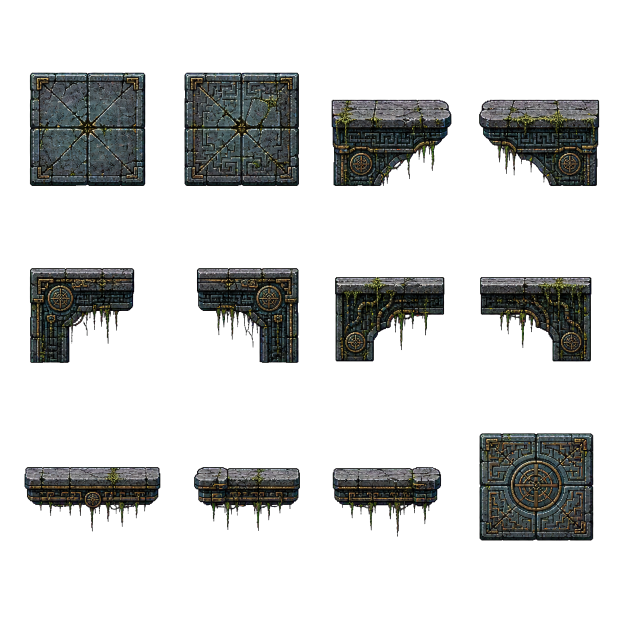
#> input picture assets/art/tilesets/formal_terrain_kit/formal_terrain_flat_edges_ai01.png, 1254 x 1254 px, found by its file name (shown at 1/2 size); the run also reads 1 picture not shown here
$ python build_formal_terrain_kit_grid.py
#> lines starting #> are read from the running program, lines starting #| are printed output that depends on the picture
#!/usr/bin/env python3
"""将正式 terrain kit 透明源图重排为固定网格 sprite sheet。

本脚本只处理已经去背景的 PNG 源图，不负责生成美术。输出目标是给
Godot TileSet / 后续切片工具使用的稳定 4x3 网格，避免直接使用 AI
生成图时出现非整数格宽、残点或半截资产。
"""

from __future__ import annotations

import json
from dataclasses import dataclass
from pathlib import Path

from PIL import Image


# 资产生产约定：每张小图 4x3，最终每格 384px，给台阶 / 门框等大件留足空间。
COLUMNS = 4
ROWS = 3
CELL_SIZE = 384
ALPHA_THRESHOLD = 8

SOURCE_DIR = Path("assets/art/tilesets/formal_terrain_kit")
OUTPUT_DIR = SOURCE_DIR / "grid"


@dataclass(frozen=True)
class Component:
    """表示透明源图中一个连通的可见资产主体。"""

    area: int
    bbox: tuple[int, int, int, int]

    @property
    def center(self) -> tuple[float, float]:
        min_x, min_y, max_x, max_y = self.bbox
        return ((min_x + max_x) / 2.0, (min_y + max_y) / 2.0)


def _find_components(image: Image.Image) -> list[Component]:
    """按 alpha 连通域提取主体，用于已经清理过的小型 terrain 源图。"""

    alpha = image.getchannel("A")
    width, height = alpha.size
    pixels = alpha.load()
    seen = bytearray(width * height)
    components: list[Component] = []

    for y in range(height):
        for x in range(width):
            idx = y * width + x
            if seen[idx] or pixels[x, y] <= ALPHA_THRESHOLD:
                continue

            seen[idx] = 1
            stack = [(x, y)]
            area = 0
            min_x = max_x = x
            min_y = max_y = y

            while stack:
                current_x, current_y = stack.pop()
                area += 1
                min_x = min(min_x, current_x)
                max_x = max(max_x, current_x)
                min_y = min(min_y, current_y)
                max_y = max(max_y, current_y)

                for next_x, next_y in (
                    (current_x + 1, current_y),
                    (current_x - 1, current_y),
                    (current_x, current_y + 1),
                    (current_x, current_y - 1),
                ):
                    if not (0 <= next_x < width and 0 <= next_y < height):
                        continue
                    next_idx = next_y * width + next_x
                    if seen[next_idx] or pixels[next_x, next_y] <= ALPHA_THRESHOLD:
                        continue
                    seen[next_idx] = 1
                    stack.append((next_x, next_y))

            components.append(Component(area=area, bbox=(min_x, min_y, max_x, max_y)))

    return components


def _sort_components_as_grid(components: list[Component]) -> list[Component]:
    """把 12 个主体按视觉行列排序，保留生成图中的阅读顺序。"""

    if len(components) != COLUMNS * ROWS:
        raise RuntimeError(f"expected {COLUMNS * ROWS} components, got {len(components)}")

    by_y = sorted(components, key=lambda component: component.center[1])
    rows = [by_y[index : index + COLUMNS] for index in range(0, len(by_y), COLUMNS)]
    return [component for row in rows for component in sorted(row, key=lambda c: c.center[0])]


def _visible_bbox(image: Image.Image) -> tuple[int, int, int, int] | None:
    """返回局部图的 alpha 可见包围盒。"""

    alpha = image.getchannel("A")
    width, height = alpha.size
    pixels = alpha.load()
    min_x = width
    min_y = height
    max_x = -1
    max_y = -1

    for y in range(height):
        for x in range(width):
            if pixels[x, y] <= ALPHA_THRESHOLD:
                continue
            min_x = min(min_x, x)
            max_x = max(max_x, x)
            min_y = min(min_y, y)
            max_y = max(max_y, y)

    if max_x < min_x or max_y < min_y:
        return None
    return (min_x, min_y, max_x, max_y)


def _paste_centered(
    target: Image.Image,
    item: Image.Image,
    cell_index: int,
) -> dict[str, object]:
    """将单个资产居中贴入固定格子，并返回布局信息。"""

    row = cell_index // COLUMNS
    column = cell_index % COLUMNS
    cell_x = column * CELL_SIZE
    cell_y = row * CELL_SIZE

    bbox = _visible_bbox(item)
    if bbox is None:
        raise RuntimeError(f"empty cell at index {cell_index}")

    min_x, min_y, max_x, max_y = bbox
    cropped = item.crop((min_x, min_y, max_x + 1, max_y + 1))
    crop_width, crop_height = cropped.size
    if crop_width >= CELL_SIZE or crop_height >= CELL_SIZE:
        raise RuntimeError(
            f"cell {cell_index} item too large for {CELL_SIZE}px grid: {cropped.size}"
        )

    paste_x = cell_x + (CELL_SIZE - crop_width) // 2
    paste_y = cell_y + (CELL_SIZE - crop_height) // 2
    target.alpha_composite(cropped, (paste_x, paste_y))

    return {
        "index": cell_index,
        "row": row,
        "column": column,
        "cell_rect": [cell_x, cell_y, CELL_SIZE, CELL_SIZE],
        "visible_rect": [paste_x, paste_y, crop_width, crop_height],
        "source_visible_rect": [min_x, min_y, crop_width, crop_height],
    }


def _build_from_components(source_path: Path, output_name: str) -> dict[str, object]:
    """处理每个资产已经是单一连通主体的源图。"""

    source = Image.open(source_path).convert("RGBA")
    components = _sort_components_as_grid(_find_components(source))
    target = Image.new("RGBA", (COLUMNS * CELL_SIZE, ROWS * CELL_SIZE), (0, 0, 0, 0))
    cells: list[dict[str, object]] = []

    for index, component in enumerate(components):
        min_x, min_y, max_x, max_y = component.bbox
        item = source.crop((min_x, min_y, max_x + 1, max_y + 1))
        info = _paste_centered(target, item, index)
        info["source_component_area"] = component.area
        info["source_component_bbox"] = [min_x, min_y, max_x - min_x + 1, max_y - min_y + 1]
        cells.append(info)

    out_path = OUTPUT_DIR / output_name
    target.save(out_path)
    return _write_layout(source_path, out_path, "components", cells)


def _build_from_existing_cells(source_path: Path, output_name: str) -> dict[str, object]:
    """处理装饰图：每格可能包含碎石 / 雾气等多个小组件，需按原格子分组。"""

    source = Image.open(source_path).convert("RGBA")
    source_width, source_height = source.size
    if source_width % COLUMNS != 0 or source_height % ROWS != 0:
        raise RuntimeError(f"{source_path} is not divisible by {COLUMNS}x{ROWS}: {source.size}")

    source_cell_width = source_width // COLUMNS
    source_cell_height = source_height // ROWS
    target = Image.new("RGBA", (COLUMNS * CELL_SIZE, ROWS * CELL_SIZE), (0, 0, 0, 0))
    cells: list[dict[str, object]] = []

    for index in range(COLUMNS * ROWS):
        row = index // COLUMNS
        column = index % COLUMNS
        item = source.crop(
            (
                column * source_cell_width,
                row * source_cell_height,
                (column + 1) * source_cell_width,
                (row + 1) * source_cell_height,
            )
        )
        info = _paste_centered(target, item, index)
        info["source_cell_rect"] = [
            column * source_cell_width,
            row * source_cell_height,
            source_cell_width,
            source_cell_height,
        ]
        cells.append(info)

    out_path = OUTPUT_DIR / output_name
    target.save(out_path)
    return _write_layout(source_path, out_path, "source_cells", cells)


def _write_layout(
    source_path: Path,
    output_path: Path,
    extraction_mode: str,
    cells: list[dict[str, object]],
) -> dict[str, object]:
    """写入切片 sidecar，后续 Godot TileSet 构建脚本可以直接读取。"""

    layout = {
        "source": str(source_path).replace("\\", "/"),
        "output": str(output_path).replace("\\", "/"),
        "columns": COLUMNS,
        "rows": ROWS,
        "cell_size": [CELL_SIZE, CELL_SIZE],
        "canvas_size": [COLUMNS * CELL_SIZE, ROWS * CELL_SIZE],
        "extraction_mode": extraction_mode,
        "cells": cells,
    }
    output_path.with_suffix(".layout.json").write_text(
        json.dumps(layout, ensure_ascii=False, indent=2) + "\n",
        encoding="utf-8",
    )
    return layout


def main() -> None:
    OUTPUT_DIR.mkdir(parents=True, exist_ok=True)
    jobs = [
        (
            _build_from_components,
            SOURCE_DIR / "formal_terrain_flat_edges_ai01.png",
            "formal_terrain_flat_edges_ai01_grid.png",
        ),
        (
            _build_from_components,
            SOURCE_DIR / "formal_terrain_stairs_cliffs_ai01.png",
            "formal_terrain_stairs_cliffs_ai01_grid.png",
        ),
        (
            _build_from_components,
            SOURCE_DIR / "formal_terrain_door_transitions_ai01.png",
            "formal_terrain_door_transitions_ai01_grid.png",
        ),
        (
            _build_from_existing_cells,
            SOURCE_DIR / "formal_terrain_decor_props_ai01.png",
            "formal_terrain_decor_props_ai01_grid.png",
        ),
    ]

    for builder, source_path, output_name in jobs:
        layout = builder(source_path, output_name)
        print(f"wrote {layout['output']} ({layout['columns']}x{layout['rows']})")
#> this loop made 4 passes
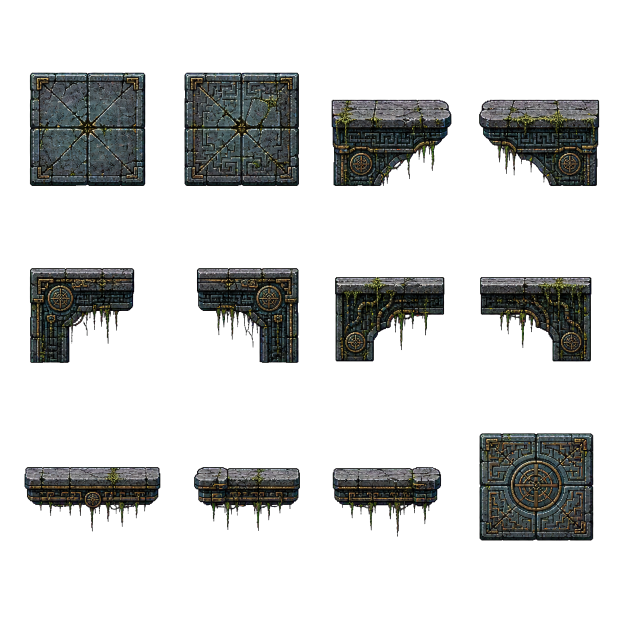
#> input picture assets/art/tilesets/formal_terrain_kit/formal_terrain_flat_edges_ai01.png, 1254 x 1254 px, found by its file name (shown at 1/2 size)
#> pass 1, in _find_components, `alpha = image.getchannel("A")`:
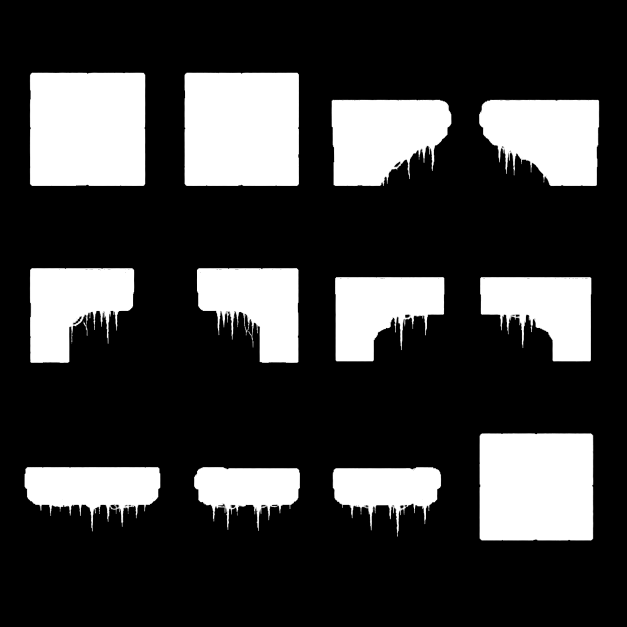
#> alpha: PIL image 1254x1254 L (shown at 1/2 size); min 0, max 255, mean 61
#> pass 1, in _visible_bbox, `alpha = image.getchannel("A")`:
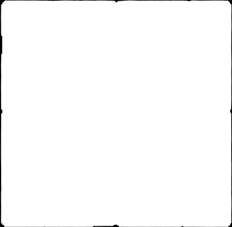
#> alpha: PIL image 232x227 L; min 0, max 255, mean 251.8
#> pass 1, in _paste_centered, `cropped = item.crop((min_x, min_y, max_x + 1, max_y + 1))`:
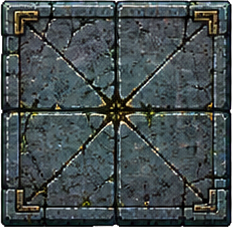
#> cropped: PIL image 232x227 RGBA; mean R, G, B, A 65, 74, 74.9, 251.8; transparent parts drawn white
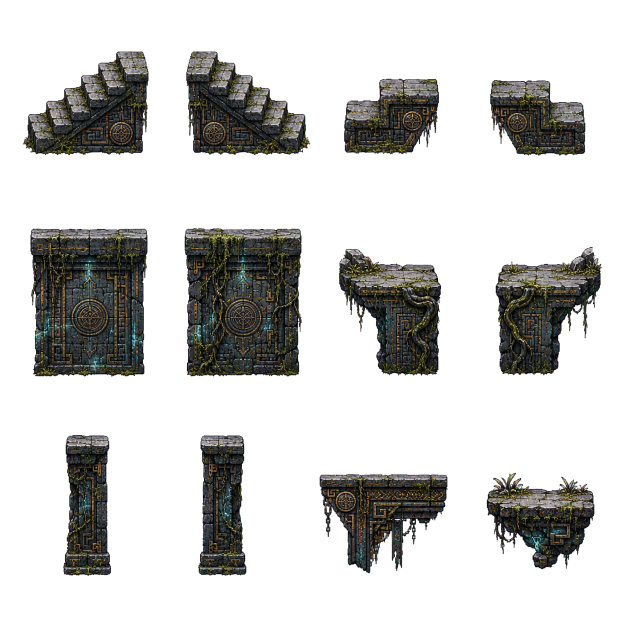
#> input picture assets/art/tilesets/formal_terrain_kit/formal_terrain_stairs_cliffs_ai01.png, 1254 x 1254 px, found by its file name (shown at 1/2 size)


if __name__ == "__main__":
#> (the run stopped early here; a loop or call above may not have finished)
